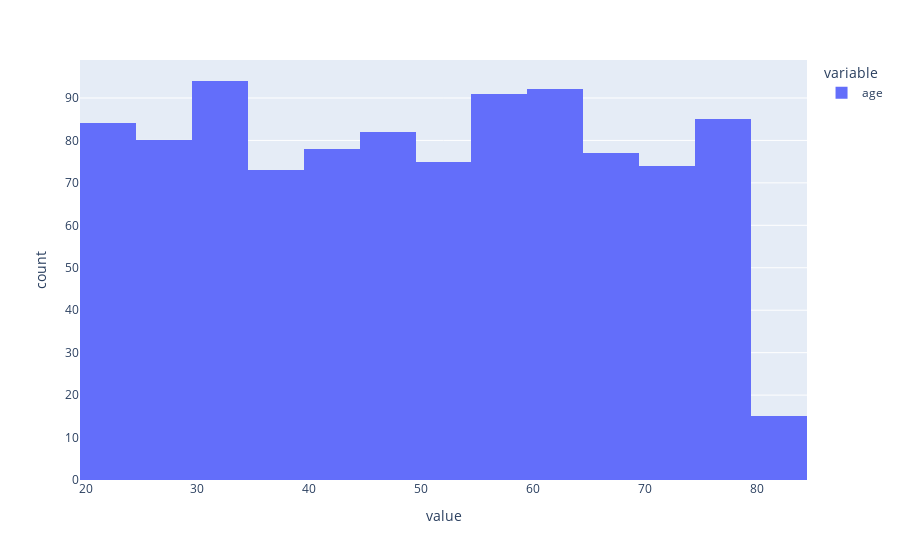

The code cell stored with this chart in its notebook:
### Markdown cell above
# univariate analysis

### Code cell
px.histogram(customer['age'])

### Figure 1 — Plotly figure (JSON) as saved in the notebook; plotly's stock layout.template omitted (floating-point values rounded to 4 significant figures; data arrays with more than 128 entries replaced by an {"elided": "..."} marker saying what was removed)
{"data": [{"alignmentgroup": "True", "bingroup": "x", "hovertemplate": "variable=age<br>value=%{x}<br>count=%{y}<extra></extra>", "legendgroup": "age", "marker": {"color": "#636efa", "pattern": {"shape": ""}}, "name": "age", "offsetgroup": "age", "orientation": "v", "showlegend": true, "type": "histogram", "x": {"elided": "1000 int values"}, "xaxis": "x", "yaxis": "y"}], "layout": {"barmode": "relative", "legend": {"title": {"text": "variable"}, "tracegroupgap": 0}, "margin": {"t": 60}, "xaxis": {"anchor": "y", "domain": [0, 1], "title": {"text": "value"}}, "yaxis": {"anchor": "x", "domain": [0, 1], "title": {"text": "count"}}}}
